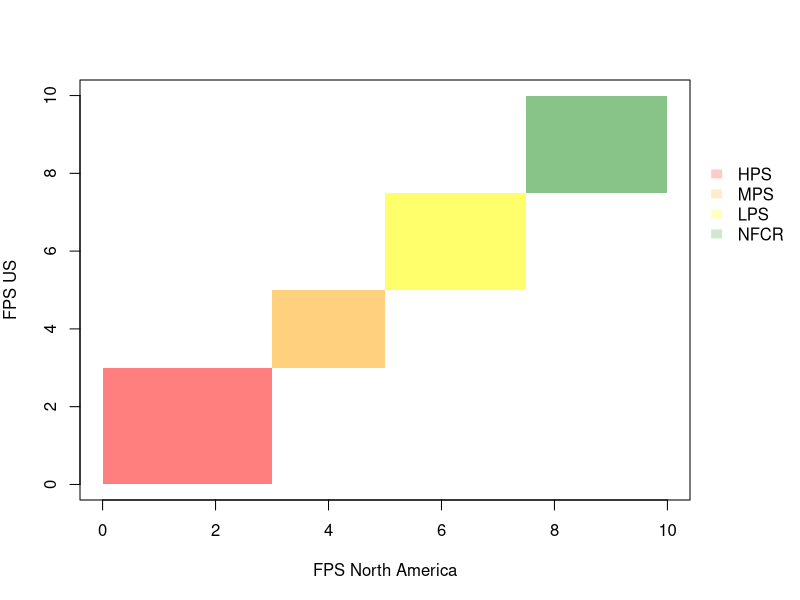

Write R code to recreate this figure. (Note: this script raises an error after producing the figure.)

# Graphics

# Option 1

x <- 1:10
par(mar=c(5,4,4,5.5),xpd=NA)

plot(x,type="n",
     xlim=c(0,10),ylim=c(0,10),
     xlab="FPS North America", ylab="FPS US")
for(i in 1:3){
  rect(0,0,3,3,angle=45,col="#ff000035",border=NA) # red
  rect(3,3,5,5,angle=45,col="#FFA50035",border=NA) # orange
  rect(5,5,7.5,7.5,angle=45,col="#FFFF0040",border=NA) # yellow
  rect(7.5,7.5,10,10,angle=45,col="#00800030",border=NA) # green
}
legend(10.5,8.5,c('HPS', 'MPS', 'LPS', 'NFCR'),
       fill=c('#ff000035','#FFA50035','#FFFF0040','#00800030'),
       border="white",box.col=NA)

#add points
#points(data.na$FPS,data.us$FPS,pch=20,cex=0.8)
#points(data.na$SRS,data.us$SRS,pch=20,cex=0.8,col=2)
#points(data.na$GRS,data.us$GRS,pch=20,cex=0.8,col=4)
#points(data.na$ERS,data.us$ERS,pch=20,cex=0.8,col=5)

# Option 2

fpsScore <- data.frame(data.na$FPS, data.us$FPS) # read data x and y
names(fpsScore) <- c("fps_na","fps_us") # data in data.frame

p <- ggplot(fpsScore, aes(x=fps_na,y=fps_us))
p +
  geom_rect(xmin=0, xmax=3, ymin=0, ymax=3, linetype=0, fill='red', alpha=0.008) +
  geom_rect(xmin=3, xmax=5, ymin=3, ymax=5, linetype=0, fill='orange3', alpha=0.008) +
  geom_rect(xmin=5, xmax=7.5, ymin=5, ymax=7.5, linetype=0, fill='yellow', alpha=0.008) +
  geom_rect(xmin=7.5, xmax=10, ymin=7.5, ymax=10, linetype=0, fill='forestgreen', alpha=0.008) +
  geom_point() +
  xlab('Final priority score North America') +
  ylab('Final priority score United States') +
  opts(axis.line = theme_segment(colour = "black"),
       panel.grid.major = theme_blank(),
       panel.grid.minor = theme_blank(),
       panel.border = theme_blank(),
       panel.background = theme_blank()) +
  theme(axis.title.x = element_text(size = 15, vjust=-.2)) +
  theme(axis.title.y = element_text(size = 15, vjust=0.3))
